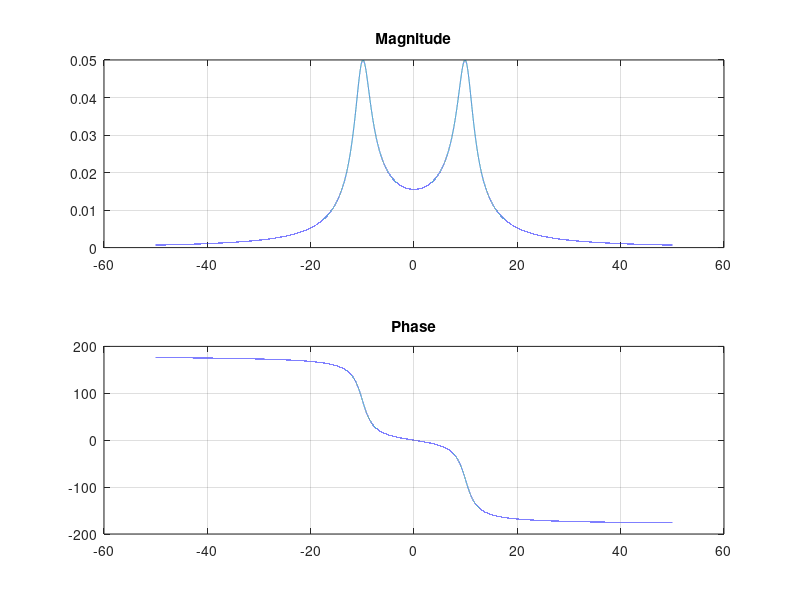

MATLAB code to generate this figure:
clc;
clear all;
close all;


% Problem #1 part (b)
f=-50:1/1000:50;
X = 20.*pi./((10+j.*2.*pi.*f).^2+(20*pi)^2);
figure
subplot(2,1,1)
plot(f, abs(X))
grid on
title('Magnitude')

subplot(2,1,2)
plot(f, angle(X).*180./pi)
grid on
title('Phase')



% Problem #1 part (c)
% Fs=35;
% N=200;
% t=0:1/Fs:N/Fs-1/Fs;
% x=5.*exp(-10.*t).*sin(20.*pi.*t);
% 
% 
% X2=fft(x);
% X2 = abs(X2./N);
% 
% 
% f = Fs.*linspace(-1,1,N);
% plot(f,X2) 
% title('Single-Sided Amplitude Spectrum of X(t)')
% xlabel('f (Hz)')
% ylabel('|X(f)|')





